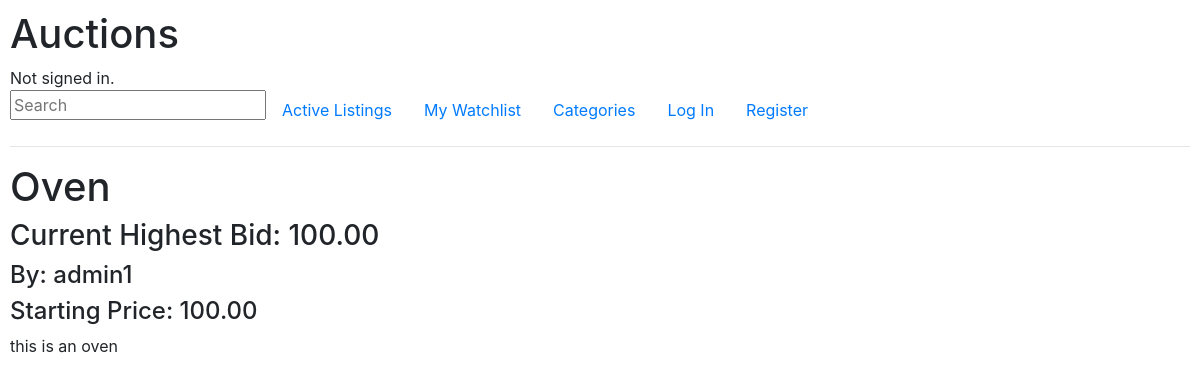
Page /listed/2 on the committed database.
### auctions/models.py (models this page shows, shortened)
class Listing(models.Model):
	listed_id = models.AutoField(auto_created=True, primary_key=True)
	item_name = models.CharField(max_length=64)
	item_description = models.CharField(max_length=500, default="no description")
	seller = models.CharField(max_length=64)
	buyer = models.CharField(max_length=64, default="none")
	price = models.DecimalField(max_digits=19, decimal_places=2)
	category = models.CharField(max_length=12, default="no category")
	image = models.CharField(max_length=255, default="no image")
	listing_date = models.DateField(default=0000-00-00)
	available = models.BooleanField(default=True)

class Bid(models.Model):
	bid_id = models.AutoField(primary_key=True)
	listing_id = models.ForeignKey(Listing, on_delete=models.CASCADE, related_name="bidded")
	bidder = models.CharField(max_length=64)
	value = models.DecimalField(max_digits=19, decimal_places=2)

### auctions/views.py (the view)
# urls.py: path("listed/<int:item_id>", views.listed, name="listed"),
def listed(request, item_id):
    listed = Listing.objects.get(pk=item_id)
    return render(request, "auctions/listed.html", {
        "listed_id": item_id,
        "title": listed.item_name,
        "description": listed.item_description,
        "price": listed.price,
        "comments": Comment.objects.filter(listing_id=item_id),
        "high_bid": Bid.objects.filter(listing_id=item_id)
        })

### auctions/templates/auctions/listed.html (shortened to what this page needs)
{% extends "auctions/layout.html" %}
{% block body %}
	<h1>{{ title }}</h1>
	{% if available == False %}
		<h2>Congratulations {{ winner }} on winning the auction!</h2>
	{% else %}
		<div>
			{% for bid in high_bid %}
				<h3>Current Highest Bid: {{ bid.value }}</h3>
				<h4>By: {{ bid.bidder }}</h4>
			{% empty %}
				<h3 hidden></h3>
			{% endfor %}
			<h4>Starting Price: {{ price }}</h4>
		</div>
		<div>
			{{ description }}
		</div>
	{% endif %}
{% endblock %}

### auctions/static/auctions/styles.css (style rules this page uses)
body { padding: 10px; }

### rows in the picture
Listing: item_name "Oven", price "100.00", item_description "this is an oven"
Bid: value "100.00", bidder "admin1"
